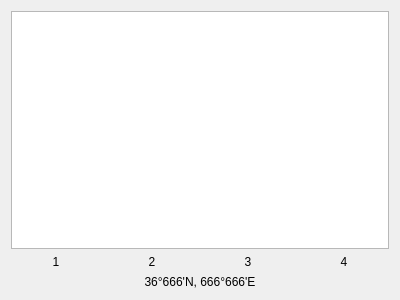
<?xml version="1.0" encoding="UTF-8"?>
<ui version="4.0">
 <class>SatelliteInfo</class>
 <widget class="QWidget" name="SatelliteInfo">
  <property name="geometry">
   <rect>
    <x>0</x>
    <y>0</y>
    <width>400</width>
    <height>300</height>
   </rect>
  </property>
  <property name="windowTitle">
   <string>Form</string>
  </property>
  <layout class="QVBoxLayout" name="verticalLayout">
   <item>
    <widget class="QChartView" name="graphicsView"/>
   </item>
   <item>
    <layout class="QGridLayout" name="gridLayout">
     <item row="0" column="0">
      <widget class="QLabel" name="label">
       <property name="text">
        <string>1</string>
       </property>
       <property name="alignment">
        <set>Qt::AlignCenter</set>
       </property>
      </widget>
     </item>
     <item row="0" column="1">
      <widget class="QLabel" name="label_2">
       <property name="text">
        <string>2</string>
       </property>
       <property name="alignment">
        <set>Qt::AlignCenter</set>
       </property>
      </widget>
     </item>
     <item row="0" column="2">
      <widget class="QLabel" name="label_3">
       <property name="text">
        <string>3</string>
       </property>
       <property name="alignment">
        <set>Qt::AlignCenter</set>
       </property>
      </widget>
     </item>
     <item row="0" column="3">
      <widget class="QLabel" name="label_4">
       <property name="text">
        <string>4</string>
       </property>
       <property name="alignment">
        <set>Qt::AlignCenter</set>
       </property>
      </widget>
     </item>
     <item row="1" column="0" colspan="4">
      <widget class="QLabel" name="label_5">
       <property name="text">
        <string>36°666'N, 666°666'E</string>
       </property>
       <property name="alignment">
        <set>Qt::AlignCenter</set>
       </property>
      </widget>
     </item>
    </layout>
   </item>
  </layout>
 </widget>
 <customwidgets>
  <customwidget>
   <class>QChartView</class>
   <extends>QGraphicsView</extends>
   <header location="global">qchartview.h</header>
  </customwidget>
 </customwidgets>
 <resources/>
 <connections/>
</ui>
